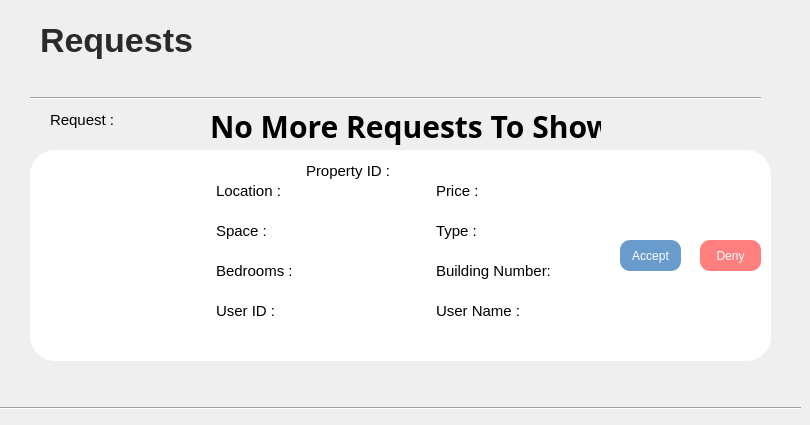
    <widget class="QWidget" name="tab_3">
     <attribute name="title">
      <string>Requests</string>
     </attribute>
     <widget class="Line" name="line_5">
      <property name="geometry">
       <rect>
        <x>30</x>
        <y>90</y>
        <width>731</width>
        <height>16</height>
       </rect>
      </property>
      <property name="orientation">
       <enum>Qt::Orientation::Horizontal</enum>
      </property>
     </widget>
     <widget class="QFrame" name="frame">
      <property name="geometry">
       <rect>
        <x>30</x>
        <y>150</y>
        <width>741</width>
        <height>211</height>
       </rect>
      </property>
      <property name="styleSheet">
       <string notr="true">QFrame{
  border-radius: 25px;
  border: 2px solid white ;
background-color:white;

}
QPushButton{
  border-radius: 10px;
  background: #699CCC;
color:white;



}
QPushButton:hover{
background: #CCD0CD;
color:Black;
}

#pushButton_2{
background: #FF7F7F;
}
#pushButton_2:hover{
background: #CCD0CD;
color:Black;
}
QLabel{
font-size:15px;
}</string>
      </property>
      <property name="frameShape">
       <enum>QFrame::Shape::StyledPanel</enum>
      </property>
      <property name="frameShadow">
       <enum>QFrame::Shadow::Raised</enum>
      </property>
      <widget class="QLabel" name="label_2">
       <property name="geometry">
        <rect>
         <x>20</x>
         <y>20</y>
         <width>151</width>
         <height>161</height>
        </rect>
       </property>
       <property name="styleSheet">
        <string notr="true">#label_2{color:black;}</string>
       </property>
       <property name="text">
        <string/>
       </property>
       <property name="pixmap">
        <pixmap resource="Resource.qrc">:/Assets/home128.png</pixmap>
       </property>
       <property name="scaledContents">
        <bool>true</bool>
       </property>
      </widget>
      <widget class="QLabel" name="label_3">
       <property name="geometry">
        <rect>
         <x>180</x>
         <y>30</y>
         <width>211</width>
         <height>21</height>
        </rect>
       </property>
       <property name="text">
        <string>Location :</string>
       </property>
      </widget>
      <widget class="QLabel" name="label_4">
       <property name="geometry">
        <rect>
         <x>180</x>
         <y>70</y>
         <width>201</width>
         <height>21</height>
        </rect>
       </property>
       <property name="text">
        <string>Space :</string>
       </property>
      </widget>
      <widget class="QLabel" name="label_5">
       <property name="geometry">
        <rect>
         <x>180</x>
         <y>110</y>
         <width>211</width>
         <height>21</height>
        </rect>
       </property>
       <property name="text">
        <string>Bedrooms :</string>
       </property>
      </widget>
      <widget class="QLabel" name="label_6">
       <property name="geometry">
        <rect>
         <x>400</x>
         <y>30</y>
         <width>231</width>
         <height>21</height>
        </rect>
       </property>
       <property name="text">
        <string>Price : </string>
       </property>
      </widget>
      <widget class="QLabel" name="label_7">
       <property name="geometry">
        <rect>
         <x>400</x>
         <y>70</y>
         <width>211</width>
         <height>21</height>
        </rect>
       </property>
       <property name="text">
        <string>Type :</string>
       </property>
      </widget>
      <widget class="QLabel" name="label_8">
       <property name="geometry">
        <rect>
         <x>400</x>
         <y>110</y>
         <width>191</width>
         <height>21</height>
        </rect>
       </property>
       <property name="text">
        <string>Building Number:</string>
       </property>
      </widget>
      <widget class="QLabel" name="label_9">
       <property name="geometry">
        <rect>
         <x>180</x>
         <y>150</y>
         <width>221</width>
         <height>21</height>
        </rect>
       </property>
       <property name="text">
        <string>User ID :</string>
       </property>
      </widget>
      <widget class="QLabel" name="label_10">
       <property name="geometry">
        <rect>
         <x>400</x>
         <y>150</y>
         <width>211</width>
         <height>21</height>
        </rect>
       </property>
       <property name="text">
        <string>User Name :</string>
       </property>
      </widget>
      <widget class="QPushButton" name="pushButton">
       <property name="geometry">
        <rect>
         <x>590</x>
         <y>90</y>
         <width>61</width>
         <height>31</height>
        </rect>
       </property>
       <property name="text">
        <string>Accept</string>
       </property>
      </widget>
      <widget class="QPushButton" name="pushButton_2">
       <property name="geometry">
        <rect>
         <x>670</x>
         <y>90</y>
         <width>61</width>
         <height>31</height>
        </rect>
       </property>
       <property name="text">
        <string>Deny</string>
       </property>
      </widget>
      <widget class="QLabel" name="label_47">
       <property name="geometry">
        <rect>
         <x>270</x>
         <y>10</y>
         <width>191</width>
         <height>21</height>
        </rect>
       </property>
       <property name="text">
        <string>Property ID : </string>
       </property>
      </widget>
     </widget>
     <widget class="QLabel" name="label_11">
      <property name="geometry">
       <rect>
        <x>50</x>
        <y>110</y>
        <width>131</width>
        <height>20</height>
       </rect>
      </property>
      <property name="styleSheet">
       <string notr="true">#label_11{
color:black;
  border-radius: 25px;


font-size:15px;
}</string>
      </property>
      <property name="text">
       <string>Request :</string>
      </property>
     </widget>
     <widget class="Line" name="line_6">
      <property name="geometry">
       <rect>
        <x>0</x>
        <y>400</y>
        <width>801</width>
        <height>16</height>
       </rect>
      </property>
      <property name="orientation">
       <enum>Qt::Orientation::Horizontal</enum>
      </property>
     </widget>
     <widget class="QLabel" name="label_21">
      <property name="geometry">
       <rect>
        <x>40</x>
        <y>10</y>
        <width>221</width>
        <height>61</height>
       </rect>
      </property>
      <property name="styleSheet">
       <string notr="true">QLabel
{
font-size:34px;
font-weight:bold;
color:#2B2A2A;
}</string>
      </property>
      <property name="text">
       <string>Requests</string>
      </property>
     </widget>
     <widget class="QLabel" name="label_44">
      <property name="geometry">
       <rect>
        <x>210</x>
        <y>100</y>
        <width>391</width>
        <height>51</height>
       </rect>
      </property>
      <property name="styleSheet">
       <string notr="true">QLabel{
font-size:30px;
font-family:sans-serif;
font-weight:600;
}</string>
      </property>
      <property name="text">
       <string>No More Requests To Show</string>
      </property>
     </widget>
    </widget>
